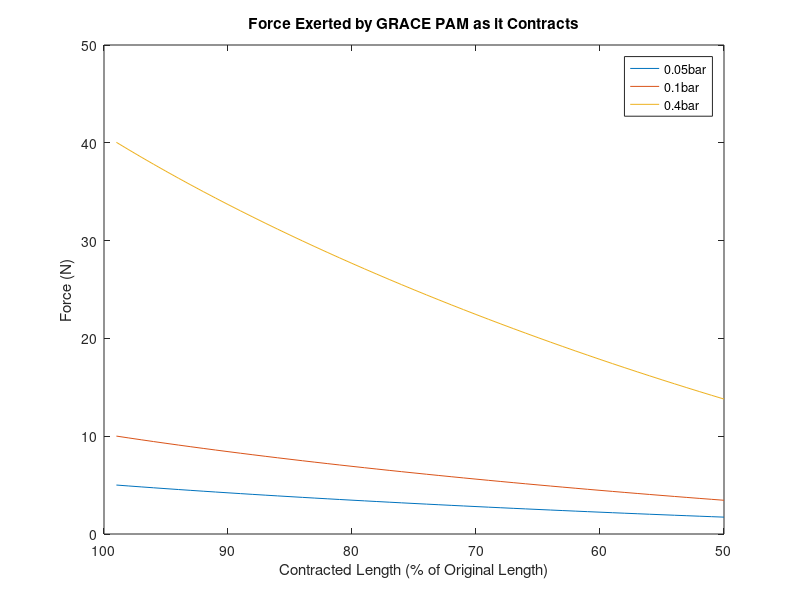

MATLAB code for this plot:
%% Force of GRACE PAM
%%
% INPUTTING PARAMETERS
%Current values show dimensions of final PAM design

%Set L_1, the length of deflated PAM (m)
L_1=0.04;
%L_1 = input("Enter the length of deflated PAM (metres)");
%Set D_1, the diameter of end of PAM (m) 
D_E=0.016;
%D_E = input("Enter the diameter of end of deflated PAM (metres)");
%Set D_1, the diameter of centre of deflated PAM (m) 
D_1=0.045;
%D_1 = input("Enter the maximum diameter of uninflated PAM (metres)");

%%
%CALCULATING FORCE

%Set up range of lengths of contracting PAM 
%(factor=0.9 means PAM is 90% of original length, contraction is 10% of original length)
factor=0.5:0.01:0.99;
%factor=0.9
L_2=L_1*factor;
%For plot later
factorpercent=(factor.*100);

%Set up the equations needed to find PAM's Force
%Calculate half length of  PAM
l_1=L_1./2;
l_2=L_2./2;
%Calculate volume of deflated PAM (truncated cones)
V_1=2*((1/3).*pi.*l_2.*((D_E/2).*(D_1/2) +(D_E/2).^2 +(D_1/2).^2));
%Calculate diameter of inflated PAM at widest point
D_2=D_E+ (    2*sqrt  (  ((D_1-D_E)/2)^2+l_1.^2-l_2.^2  )      );
%Calculate volume of inflated PAM (truncated cones)
V_2=2*((1/3).*pi.*l_2.*((D_E/2).*(D_2/2) +(D_E/2).^2 +(D_2/2).^2));
%Calculate difference between deflated and inflated volume
dV=V_2-V_1;
%Calculate difference between deflated and inflated length
dL=L_1-L_2;
%%
%PLOTTING GRAPH

%Calculate force PAM generates
for p=[5000,10000,40000]
%for p=[10000,50000,100000]
%for p = 10000:10000:100000
F=2/3*p.*dV./dL;
%Plot force against contraction
plot(factorpercent, F)
hold on
end

xlabel('Contracted Length (% of Original Length)')
ylabel('Force (N)')
title('Force Exerted by GRACE PAM as it Contracts')
set(gca, 'XDir','reverse')
legend('0.05bar','0.1bar','0.4bar')
%legend('10kPa','50kPA','100kPA')
%legend ('1 bar','2 bar','3 bar')